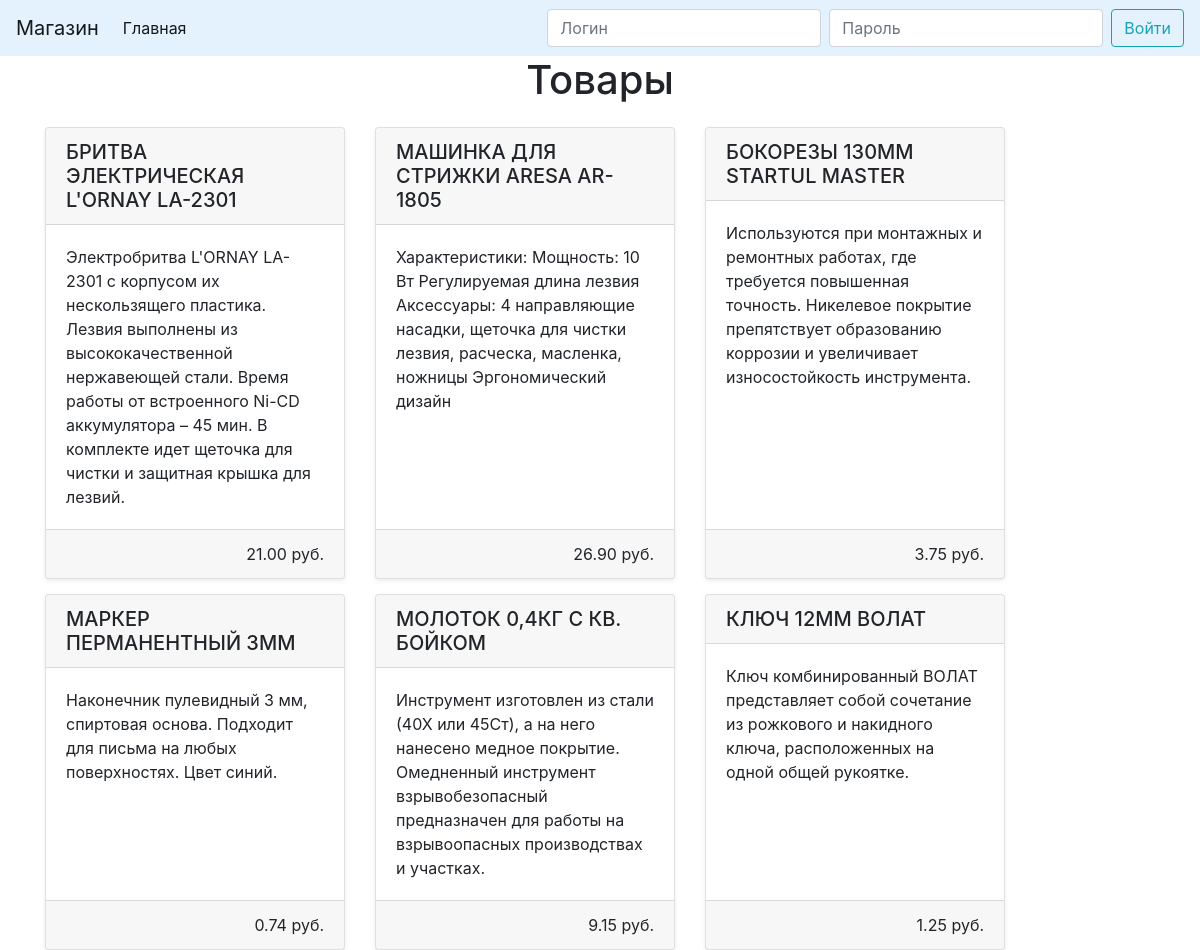
The page / on the database its author committed.
### tables this page shows
CREATE TABLE `products` (
  `id` int(11) NOT NULL,
  `name` varchar(255) NOT NULL,
  `description` text,
  `price` decimal(10,2) DEFAULT NULL
);

### class/View.php (called while the page is built, shortened)
<?php
class View
{
    protected $data = [];
    public function __set($name, $value)
    {
        $this->data[$name] = $value;
    }
    public function __get($name)
    {
        return $this->data[$name] ?? null;
    }
    public function render($template)
    {
        require __DIR__."/../templates/".$template.".php";
    }
}

### class/Controller.php (called while the page is built, shortened)
<?php
class Controller
{
    protected $view;
    protected $db;
    public function __construct()
    {
        $this->view = new View();
        $this->db = new Db();
    }
    public function index()
    {
        $result = $this->db->query("SELECT * FROM products");
        $this->view->products = $result;
        return $this->view->render(__FUNCTION__);
    }
}

### index.php (called while the page is built, shortened)
<?php
$url = $_SERVER['REQUEST_URI'];
$parts = explode('/', $url);
$action = $parts[1] ? $parts[1] : 'index';
$controller = new Controller();
$controller->$action($parts[2] ?? null);

### class/Db.php (called while the page is built, shortened)
<?php
class Db
{
    protected $db;
    public function __construct()
    {
        $config = (include __DIR__ . '/../config.php')['db'];
        $this->db = new \PDO('mysql:host='.$config['host'].';charset=utf8;dbname='.$config['dbname'], $config['user'],
            $config['password']);
    }
    public function query($sql, $data = [])
    {
        $sth = $this->db->prepare($sql);
        $sth->execute($data);
        return $sth->fetchAll(PDO::FETCH_ASSOC);
    }
}

### config.php (called while the page is built)
<?php
return [
    'db' => [
        'host' => 'localhost',
        'dbname' => 'belisa',
        'user' => 'root',
        'password' => ''
    ]
];

### templates/index.php (the view, shortened to what this page needs)
<?php include 'header.php'; ?>
        <h1 class="text-center">Товары</h1>
        <div class="card-deck">
            <? foreach ($this->products as $product): ?>
                <div class="card shadow-sm">
                    <h5 class="card-header"><?= $product['name'] ?></h5>
                    <div class="card-body">
                        <p class="card-text"><?= $product['description'] ?? "Нет описания" ?></p>
                    </div>
                    <div class="card-footer d-flex">
                        <div class="flex-grow-1">
                        </div>
                        <div><?= $product['price'] ?> руб.</div>
                    </div>
                </div>
            <? endforeach; ?>
        </div>
<? include 'footer.php';

### templates/header.php (shortened to what this page needs)
<!doctype html>
<html lang="ru">
<head>
    <link rel="stylesheet" href="https://stackpath.bootstrapcdn.com/bootstrap/4.3.1/css/bootstrap.min.css">
    <link rel="stylesheet" href="/templates/style.css">
</head>
<body>
<nav class="navbar navbar-expand-lg navbar-light" style="background-color: #e3f2fd;">
    <span class="navbar-brand">Магазин</span>
    <div class="collapse navbar-collapse" id="navbarColor03">
        <ul class="navbar-nav mr-auto">
            <li class="nav-item active">
                <a class="nav-link" href="/">Главная</a>
            </li>
        </ul>
        <? if (!isset($_SESSION['level'])): ?>
        <form action="auth/" class="form-inline" method="post">
            <input name="name" class="form-control mr-sm-2" type="text" placeholder="Логин" required>
            <input name="password" class="form-control mr-sm-2" type="password" placeholder="Пароль" required>
            <button class="btn btn-outline-info my-2 my-sm-0" type="submit">Войти</button>
        </form>
        <? endif; ?>
    </div>
</nav>
<div class="container">

### templates/footer.php (shortened to what this page needs)
</div>
</body>
</html>

### templates/style.css (style rules this page uses)
.card { min-width:300px; max-width:300px; margin: 15px; }

### rows shown on the page
products: name "БРИТВА ЭЛЕКТРИЧЕСКАЯ L'ORNAY LA-2301", description "Электробритва L'ORNAY LA-2301 с корпусом их нескользящего пластика. Лезвия выполнены из высококачественной нержавеющей стали. Время работы от встроенного Ni-CD аккумулятора – 45 мин. В комплекте идет щеточка для чистки и защитная крышка для лезвий.", price "21.00"
products: name "МАШИНКА ДЛЯ СТРИЖКИ ARESA AR-1805", description "Характеристики: Мощность: 10 Вт Регулируемая длина лезвия Аксессуары: 4 направляющие насадки, щеточка для чистки лезвия, расческа, масленка, ножницы Эргономический дизайн", price "26.90"
products: name "БОКОРЕЗЫ 130ММ STARTUL MASTER", description "Используются при монтажных и ремонтных работах, где требуется повышенная точность. Никелевое покрытие препятствует образованию коррозии и увеличивает износостойкость инструмента.", price "3.75"
products: name "МАРКЕР ПЕРМАНЕНТНЫЙ 3ММ", description "Наконечник пулевидный 3 мм, спиртовая основа. Подходит для письма на любых поверхностях. Цвет синий.", price "0.74"
products: name "МОЛОТОК 0,4КГ С КВ. БОЙКОМ", description "Инструмент изготовлен из стали (40Х или 45Ст), а на него нанесено медное покрытие. Омедненный инструмент взрывобезопасный предназначен для работы на взрывоопасных производствах и участках.", price "9.15"
products: name "КЛЮЧ 12ММ ВОЛАТ", description "Ключ комбинированный ВОЛАТ представляет собой сочетание из рожкового и накидного ключа, расположенных на одной общей рукоятке.", price "1.25"
